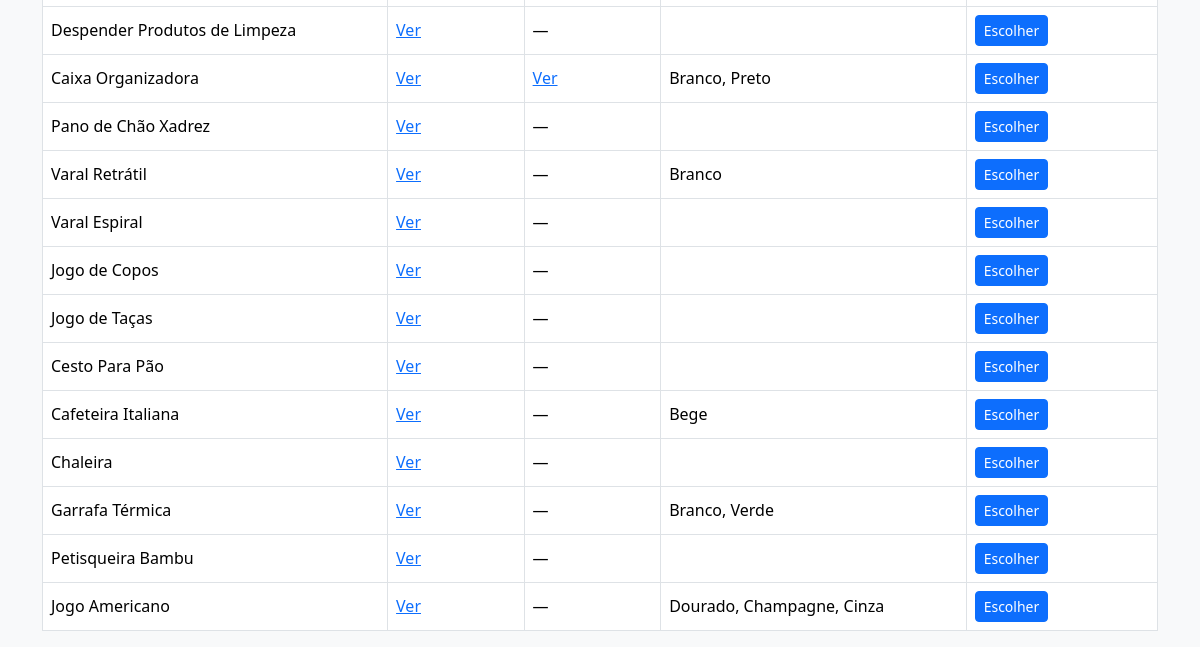
Before: / (lower part) with the older database file.
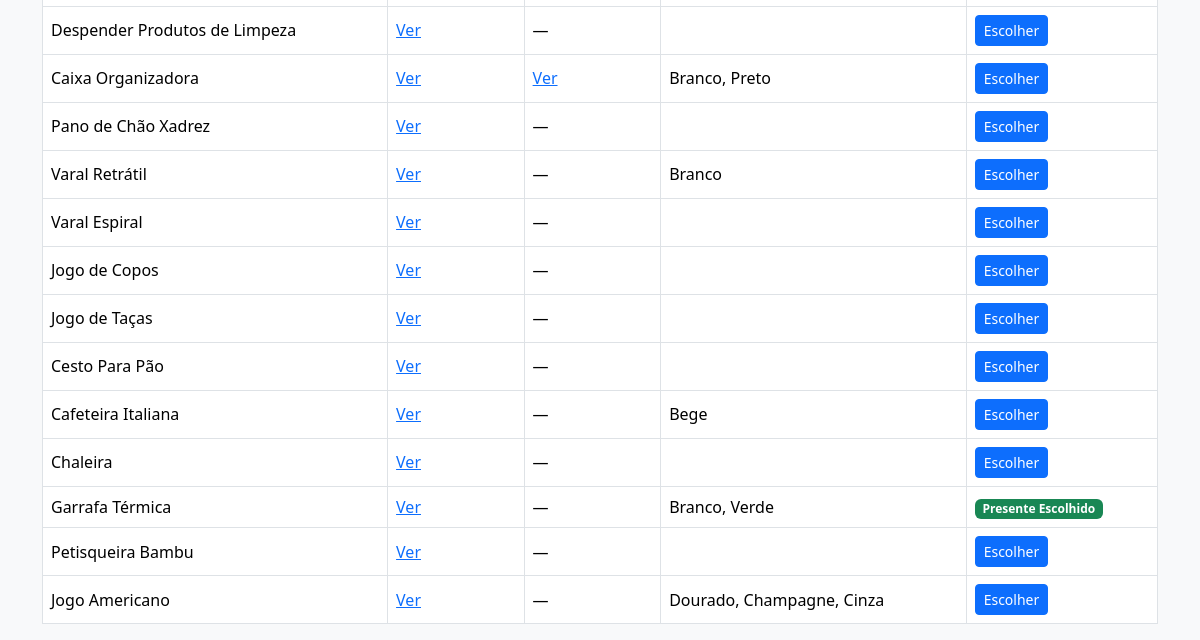
After: the same page with the newer database file.
### tables this page shows
CREATE TABLE presentes (
            id INTEGER PRIMARY KEY AUTOINCREMENT,
            presente TEXT,
            link1 TEXT,
            link2 TEXT,
            cores TEXT,
            escolhido_por TEXT
        );

### app.py (the view)
@app.route("/")
def index():
    is_admin = request.args.get("admin") == ADMIN_KEY
    conn = get_db()
    cursor = conn.cursor()
    cursor.execute("SELECT * FROM presentes")
    presentes = cursor.fetchall()
    conn.close()
    return render_template("index.html", presentes=presentes, is_admin=is_admin)

### app.py (called while the page is built)
def get_db():
    conn = sqlite3.connect(DB_PATH)
    conn.row_factory = sqlite3.Row
    return conn

### templates/index.html (shortened to what this page needs)
<!DOCTYPE html>
<html lang="pt-br">
<head>
    <link
      href="https://cdn.jsdelivr.net/npm/bootstrap@5.3.2/dist/css/bootstrap.min.css"
      rel="stylesheet"
    >
</head>
<body class="bg-light">
<div class="container mt-5">
    <div class="table-responsive">
        <table class="table table-bordered table-hover align-middle">
            <tbody>
            {% for item in presentes %}
                <tr>
                    <td>{{ item.presente }}</td>
                    <td>
                        {% if item.link1 %}
                            <a href="{{ item.link1 }}" target="_blank">Ver</a>
                        {% else %}
                            —
                        {% endif %}
                    </td>
                    <td>
                        {% if item.link2 %}
                            <a href="{{ item.link2 }}" target="_blank">Ver</a>
                        {% else %}
                            —
                        {% endif %}
                    </td>
                    <td>{{ item.cores }}</td>
                    <td>
                        {% if item.escolhido_por %}
                            <span class="badge bg-success">
                                Presente Escolhido
                            </span>
                        {% else %}
                            <button
                                class="btn btn-sm btn-primary"
                                data-bs-toggle="modal"
                                data-bs-target="#confirmModal{{ item.id }}"
                            >
                                Escolher
                            </button>
                        {% endif %}
                    </td>
                </tr>
            {% endfor %}
            </tbody>
        </table>
    </div>
</div>
</body>
</html>

Changed rows visible on the page:
changed presentes "Garrafa Térmica": now shows "Presente Escolhido"; no longer shows "Escolher"
